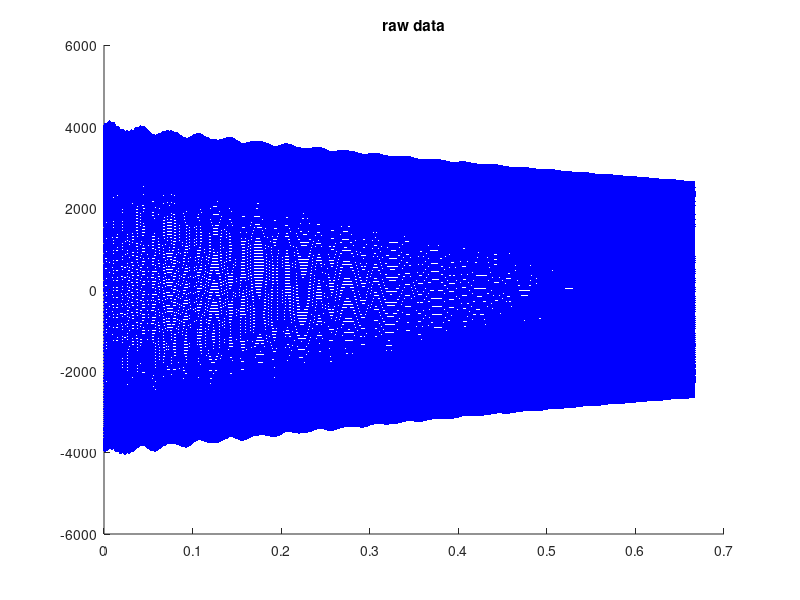

Recreate this plot in MATLAB. (Note: this script raises an error after producing the figure.)
% creates a multimode decay and tries various Q-factor finding methods:
% 1) envelope fitting
% 2) harminv
% 3) lorentz fit of the FFT

function harminv_fit()
  
  %f0 = [30,50,100,1000]
  %Q0 = [20,40,30,2e6]
  %A0 = [10,20,30,40]

  %f0 = [100]
  %Q0 = [5e2]
  %A0 = [40]

  f0 = [30,50,200,1000]
  Q0 = [20,40,30,5e3]
  A0 = [100,20,30,4000]

  dt = 1/(300*max(f0));
  tmin = 0;
  tmax = Q0(1)*1/(min(f0));
  
  disp('=== Creating sample function ===');
  [x,y,fmin,fmax] = expsine(dt, tmin, tmax, f0, Q0, A0);
  
  orig = figure(); hold on;
  title('raw data');
  plot(x,y,'b.');
  
  
  disp('=== Running plotProbe ===');
  %filename = '~/tmp.prn';
  %probe_col = 2;
  %autosave = false;
  %imageSaveName = '';
  %hide_figures = false;
  
  %fid = fopen(filename,'wt');
  %fprintf(fid,'x\ty\n');
  %for k=1:length(x)
    %fprintf(fid,'%f\t%f\n',1e12*x(k),y(k));
  %end
  %fclose(fid);

  %[ wavelength_nm, Q_lorentz, Q_harminv_local, Q_harminv_global ] = plotProbe(filename, probe_col, autosave, imageSaveName, hide_figures)

%% FFT for frequency estimation
LV = length(Vfit);
P = abs(fft(Vfit)); Ppos=P(1:(round(LV/2)+1));
faxis = 1/sample_int*(0:round(LV/2))/LV;
peakf=faxis(find(Ppos==max(P(1:(round(LV/2)+1))))); %#ok<FNDSB>
if plots >= 2
    fftfig=figure; subplot(1,2,1);
    semilogy(faxis,Ppos,'-'); hold on
    plot(peakf,max(Ppos),'dr');
    title('FFT'); xlabel('Frequency [Hz]'); ylabel('Power')
    fa=axis; text((fa(2)-fa(1))/2,(fa(4)-fa(3))/2,['f_0: ' num2str(peakf,'%.1f') ' Hz']);
end


  disp('=== Running FFT fit directly ===')
  [calcFFT_output, lambda_vec_mum, freq_vec_Mhz] = calcFFT(x,dt, 2^22);
  % convert lambda to nm
  lambda_vec_nm = 1e3*lambda_vec_mum;
  X = lambda_vec_nm;
  Y = calcFFT_output.* conj(calcFFT_output);
  directFFT = figure(); hold on;
  title('direct FFT');
  plot(X,Y);
  %[Q, vStart, vEnd] = getQfactor(X,Y,xmin,xmax);
  return;

  disp('=== Running ringdown ===')
  orig_axis = axis();
  res.trace1.x = x;
  res.trace1.y = y;
  res_rd = ringdown(res)
  
  harminvDataFile = '~/tmpHarminvData.txt';
  
  fid = fopen(harminvDataFile,'w+');
  fprintf(fid,'%2.8e\r\n',y);
  fclose(fid);
  
  fmin
  fmax
  lambdaLow = get_c0()/fmax;
  lambdaHigh = get_c0()/fmin;
  
  disp('=== Running harminv ===')
  [ status, lambda, Q, outFile, err, minErrInd, frequency, decay_constant, amplitude, phase ] = doHarminv(harminvDataFile,dt,lambdaLow,lambdaHigh);
  
  if ( status == 0 )
    if ( length(Q) ~= 0 )
      % calculate time-domain fit based on harminv output
      harminv_time = zeros(size(x));
      %harminv_fig = figure(); hold on;
      figure(orig); hold on;
      for i=1:length(frequency)
        disp([num2str(frequency(i)),', ', num2str(decay_constant(i)),', ', num2str(Q(i)),', ', num2str(amplitude(i)),', ', num2str(phase(i)),', ', num2str(err(i))]);
        %harminv_time = harminv_time + amplitude(i)*sin(2*pi*frequency(i)*x+phase(i)).*exp(-decay_constant(i)*time_mus);
        %harminv_time = harminv_time + amplitude(i)*cos(-2*pi*frequency(i).*x+phase(i)).*exp(decay_constant(i).*x);
        %harminv_time = harminv_time + amplitude(i)*exp(-2*pi*frequency(i).*x+phase(i)).*exp(decay_constant(i).*x);
        harminv_time = harminv_time + amplitude(i) * exp(-1i*(2*pi*frequency(i)*x - phase(i)) - decay_constant(i)*x);
      end
      plot(x,harminv_time,'r');
      plot(x,y,'b.');
      
      ColorSet = varycolor(length(frequency));
      set(gca, 'ColorOrder', ColorSet);
      
      for i=1:length(frequency)
        plot(x, 2*amplitude(i)*exp(-decay_constant(i).*x),'g','LineWidth',10);
      end
      axis(orig_axis);
    else
      warning('harminv was unable to find peaks in the specified frequency range.');
    end
  else
    warning('harminv command failed.');
  end
  
end

function [x,y,fmin,fmax] = expsine(dt, tmin, tmax, f0, Q0, A0)
  x = tmin:dt:tmax;
  y = zeros(size(x));
  
  fmin_list = zeros(size(f0));
  fmax_list = zeros(size(f0));
  
  for i=1:length(f0)
    gamma0 = pi*f0(i)/Q0(i);
    y = y + A0(i)*sin(2*pi*f0(i)*x).*exp(-gamma0*x);

    delta_f0 = f0(i)/Q0(i);
    fmin_list(i) = f0(i) - 10*delta_f0;
    fmax_list(i) = f0(i) + 10*delta_f0;

  end
  
  fmin = min(fmin_list);
  fmax = max(fmax_list);

end
